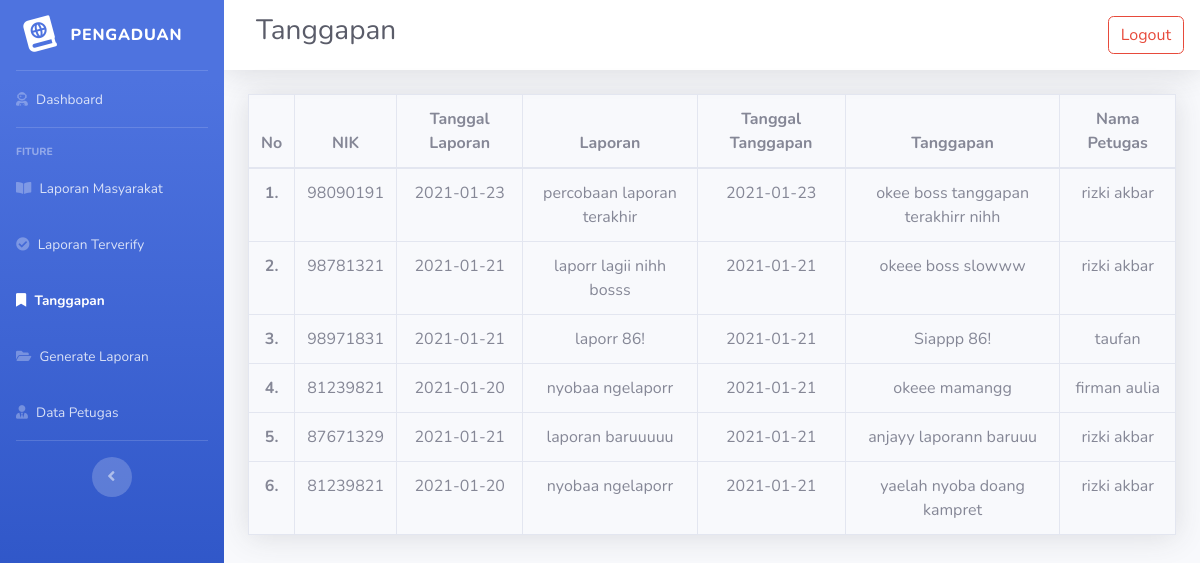
The page /src/admin/tanggapan.php on the database its author committed.
### tables this page shows
CREATE TABLE `tanggapan` (
  `id_tanggapan` int(11) NOT NULL,
  `id_pengaduan` int(11) NOT NULL,
  `tgl_tanggapan` date NOT NULL,
  `tanggapan` text NOT NULL,
  `id_petugas` int(11) NOT NULL
);

CREATE TABLE `pengaduan` (
  `id_pengaduan` int(11) NOT NULL,
  `tgl_pengaduan` date NOT NULL,
  `nik` int(16) NOT NULL,
  `isi_laporan` text NOT NULL,
  `foto` varchar(255) NOT NULL,
  `status` enum('0','proses','selesai') NOT NULL
);

CREATE TABLE `petugas` (
  `id_petugas` int(11) NOT NULL,
  `nama_petugas` varchar(35) NOT NULL,
  `username` varchar(25) NOT NULL,
  `password` varchar(32) NOT NULL,
  `telp` varchar(13) NOT NULL,
  `level` enum('admin','petugas') NOT NULL
);

### src/admin/tanggapan.php (the view, shortened to what this page needs)
<?php
require '../../public/app.php';
require '../layouts/header.php';
require '../layouts/navAdmin.php';
$query = "SELECT * FROM ( ( tanggapan INNER JOIN pengaduan ON tanggapan.id_pengaduan = pengaduan.id_pengaduan )
          INNER JOIN petugas ON tanggapan.id_petugas = petugas.id_petugas ) ORDER BY id_tanggapan DESC";
$result = mysqli_query($conn, $query);
?>
<table class="table table-bordered shadow text-center" data-aos="fade-up" data-aos-duration="900">
  <thead>
    <tr>
      <th scope="col">No</th>
      <th scope="col">NIK</th>
      <th scope="col">Tanggal Laporan</th>
      <th scope="col">Laporan</th>
      <th scope="col">Tanggal Tanggapan</th>
      <th scope="col">Tanggapan</th>
      <th scope="col">Nama Petugas</th>
    </tr>
  </thead>
  <tbody>
    <?php $i = 1; ?>
    <?php while ($row = mysqli_fetch_assoc($result)) : ?>
      <tr>
        <th scope="row"><?= $i; ?>.</th>
        <td><?= $row["nik"]; ?></td>
        <td><?= $row["tgl_pengaduan"]; ?></td>
        <td><?= $row["isi_laporan"]; ?></td>
        <td><?= $row["tgl_tanggapan"]; ?></td>
        <td><?= $row["tanggapan"]; ?></td>
        <td><?= $row["nama_petugas"]; ?></td>
      </tr>
      <?php $i++; ?>
    <?php endwhile; ?>
  </tbody>
</table>
<?php require '../layouts/footer.php'; ?>

### rows shown on the page
tanggapan: id_pengaduan.nik "98090191", id_pengaduan.tgl_pengaduan "2021-01-23", id_pengaduan.isi_laporan "percobaan laporan terakhir", tgl_tanggapan "2021-01-23", tanggapan "okee boss tanggapan terakhirr nihh", id_petugas.nama_petugas "rizki akbar"
tanggapan: id_pengaduan.nik "98781321", id_pengaduan.tgl_pengaduan "2021-01-21", id_pengaduan.isi_laporan "laporr lagii nihh bosss", tgl_tanggapan "2021-01-21", tanggapan "okeee boss slowww", id_petugas.nama_petugas "rizki akbar"
tanggapan: id_pengaduan.nik "98971831", id_pengaduan.tgl_pengaduan "2021-01-21", id_pengaduan.isi_laporan "laporr 86!", tgl_tanggapan "2021-01-21", tanggapan "Siappp 86!", id_petugas.nama_petugas "taufan"
tanggapan: id_pengaduan.nik "81239821", id_pengaduan.tgl_pengaduan "2021-01-20", id_pengaduan.isi_laporan "nyobaa ngelaporr", tgl_tanggapan "2021-01-21", tanggapan "okeee mamangg", id_petugas.nama_petugas "firman aulia"
tanggapan: id_pengaduan.nik "87671329", id_pengaduan.tgl_pengaduan "2021-01-21", id_pengaduan.isi_laporan "laporan baruuuuu", tgl_tanggapan "2021-01-21", tanggapan "anjayy laporann baruuu", id_petugas.nama_petugas "rizki akbar"
tanggapan: id_pengaduan.nik "81239821", id_pengaduan.tgl_pengaduan "2021-01-20", id_pengaduan.isi_laporan "nyobaa ngelaporr", tgl_tanggapan "2021-01-21", tanggapan "yaelah nyoba doang kampret", id_petugas.nama_petugas "rizki akbar"

### other values the page prints
$title "Tanggapan"
